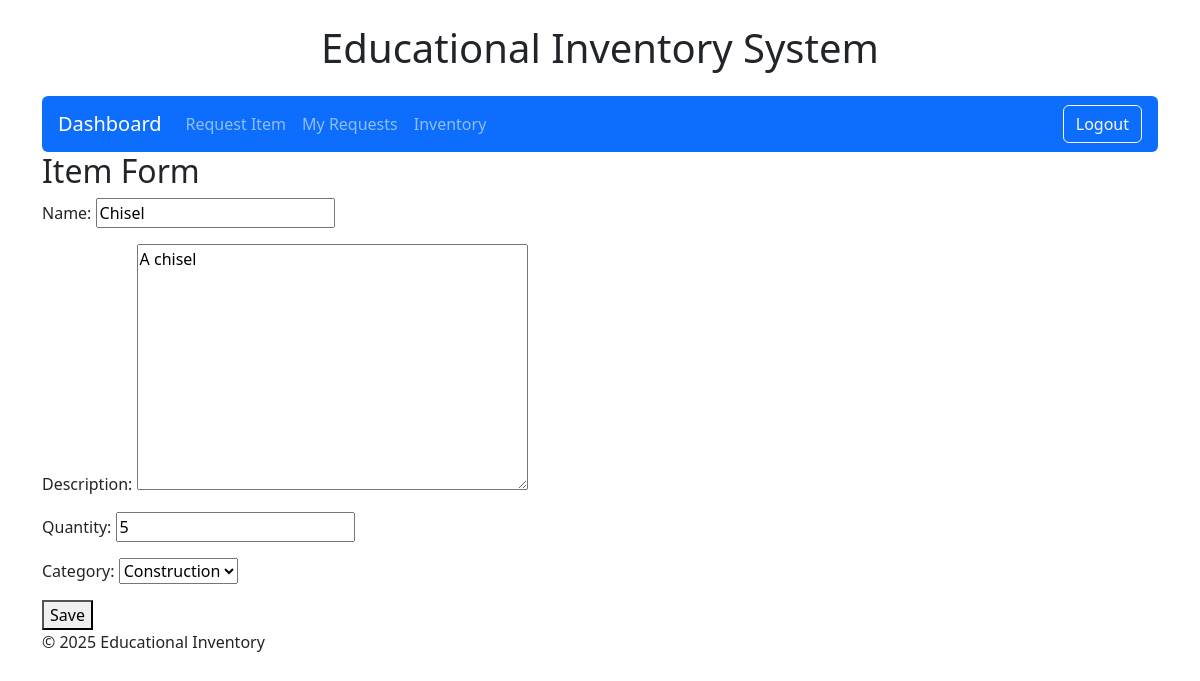
The page /inventory/edit/1/ (signed in) on the database as committed earlier.
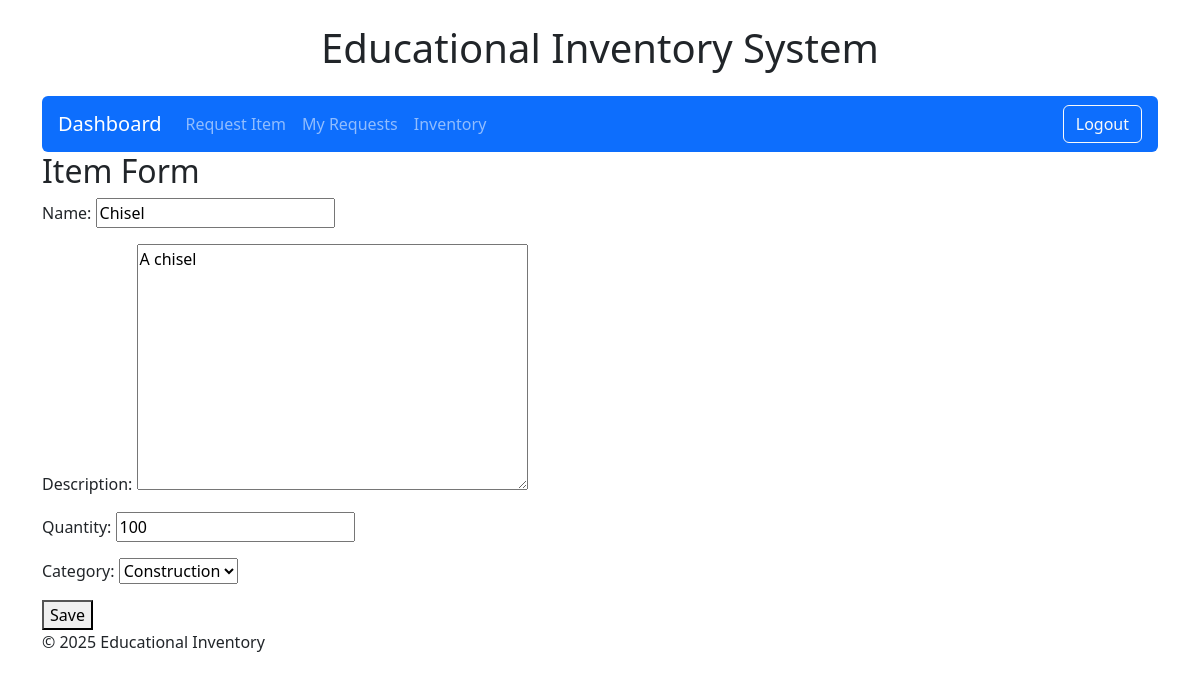
The same page on the database as committed later.
### inventory/models.py (models this page shows, shortened)
class Item(models.Model):
    name = models.CharField(max_length=100)
    description = models.TextField(blank=True)
    category = models.ForeignKey(Category, on_delete=models.CASCADE)
    quantity = models.PositiveIntegerField()

class Category(models.Model):
    name = models.CharField(max_length=100)
    def __str__(self):
        return self.name

### inventory/views.py (the view)
# urls.py: path('inventory/edit/<int:pk>/', views.edit_item, name='edit_item'),
@login_required
def edit_item(request, pk):
    item = get_object_or_404(Item, pk=pk)
    form = ItemForm(request.POST or None, instance=item)
    if form.is_valid():
        form.save()
        return redirect('item_list')
    return render(request, 'inventory/item_form.html', {'form': form})

### inventory/forms.py
class ItemForm(forms.ModelForm):
    class Meta:
        model = Item
        fields = ('name', 'description', 'quantity', 'category')

### inventory/templates/inventory/item_form.html (shortened to what this page needs)
{% extends 'inventory/base.html' %}
{% block content %}
<h2>Item Form</h2>
<form method="post">
  {{ form.as_p }}
  <button type="submit">Save</button>
</form>
{% endblock %}

Rows that differ between the two databases and show on the page:
changed Item "A chisel": quantity "5" → "100"
